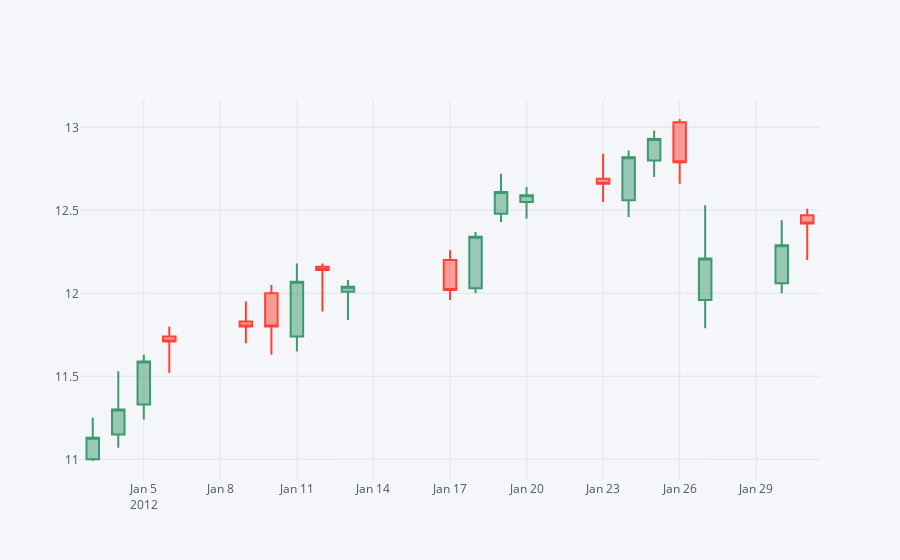

The notebook cell this image was saved under:
### Code cell
F.loc['2012-01'].iplot(kind='candle')

### Figure 1 — Plotly figure (JSON) as saved in the notebook; plotly's stock layout.template omitted (floating-point values rounded to 4 significant figures)
{"data": [{"close": [11.13, 11.3, 11.59, 11.71, 11.8, 11.8, 12.07, 12.14, 12.04, 12.02, 12.34, 12.61, 12.59, 12.66, 12.82, 12.93, 12.79, 12.21, 12.29, 12.42], "high": [11.25, 11.53, 11.63, 11.8, 11.95, 12.05, 12.18, 12.18, 12.08, 12.26, 12.37, 12.72, 12.64, 12.84, 12.86, 12.98, 13.05, 12.53, 12.44, 12.51], "low": [10.99, 11.07, 11.24, 11.52, 11.7, 11.63, 11.65, 11.89, 11.84, 11.96, 12, 12.43, 12.45, 12.55, 12.46, 12.7, 12.66, 11.79, 12, 12.2], "open": [11, 11.15, 11.33, 11.74, 11.83, 12, 11.74, 12.16, 12.01, 12.2, 12.03, 12.48, 12.55, 12.69, 12.56, 12.8, 13.03, 11.96, 12.06, 12.47], "showlegend": false, "type": "candlestick", "x": ["2012-01-03", "2012-01-04", "2012-01-05", "2012-01-06", "2012-01-09", "2012-01-10", "2012-01-11", "2012-01-12", "2012-01-13", "2012-01-17", "2012-01-18", "2012-01-19", "2012-01-20", "2012-01-23", "2012-01-24", "2012-01-25", "2012-01-26", "2012-01-27", "2012-01-30", "2012-01-31"], "yaxis": "y2"}], "layout": {"legend": {"bgcolor": "#F5F6F9", "font": {"color": "#4D5663"}}, "paper_bgcolor": "#F5F6F9", "plot_bgcolor": "#F5F6F9", "title": {"font": {"color": "#4D5663"}}, "xaxis": {"gridcolor": "#E1E5ED", "rangeslider": {"visible": false}, "showgrid": true, "tickfont": {"color": "#4D5663"}, "title": {"font": {"color": "#4D5663"}, "text": ""}, "zerolinecolor": "#E1E5ED"}, "yaxis": {"gridcolor": "#E1E5ED", "showgrid": true, "showticklabels": false, "tickfont": {"color": "#4D5663"}, "title": {"font": {"color": "#4D5663"}, "text": ""}, "zerolinecolor": "#E1E5ED"}, "yaxis2": {"gridcolor": "#E1E5ED", "showgrid": true, "tickfont": {"color": "#4D5663"}, "title": {"font": {"color": "#4D5663"}, "text": ""}, "zerolinecolor": "#E1E5ED"}}}
